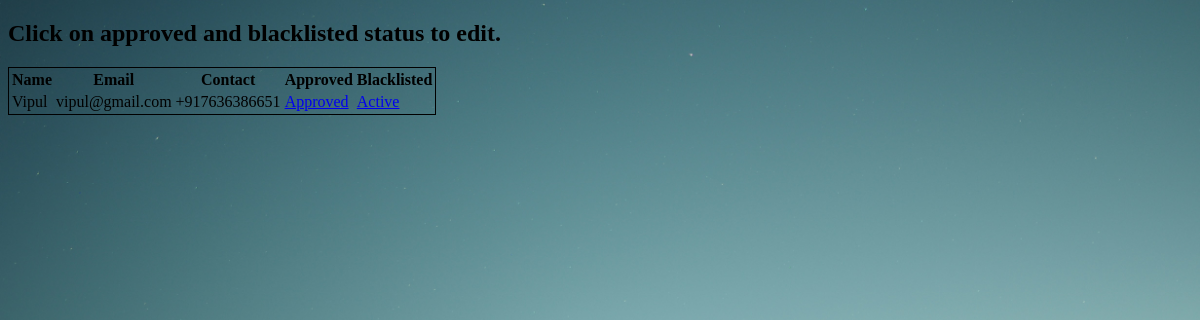
Page /view-staff on the committed database.
### models.py (models this page shows)
class User(db.Model):
    __tablename__="users"
    user_id=db.Column(db.Integer,primary_key=True)
    name=db.Column(db.String(100),nullable=False)
    email=db.Column(db.String(150),unique=True,nullable=False)
    password=db.Column(db.String(255),nullable=False)
    contact=db.Column(db.String(20),nullable=False)
    role=db.Column(db.String(50),nullable=False)
    approved=db.Column(db.Boolean,default=False)
    blacklisted=db.Column(db.Boolean,nullable=False,default=False)
    bookings=db.relationship("Booking",backref="user",lazy=True)
    assigned_treks=db.relationship("Trek",backref="staff",lazy=True,foreign_keys="Trek.assigned_staff_id")

### app.py (the view)
@app.route("/view-staff")
def viewstaff():
    staffs=User.query.filter_by(role="staff").all()
    return render_template("admin/view-users.html",users=staffs)

### templates/admin/view-users.html (shortened to what this page needs)
<!DOCTYPE html>
<html lang="en">
<head>
    <link href="../static/css/style.css" rel="stylesheet">
</head>
<body class="bg-mountains">
    <h2>Click on approved and blacklisted status to edit.</h2>
    <table style="border: 1px solid;">
        <tr>
            <th>Name</th>
            <th>Email</th>
            <th>Contact</th>
            <th>Approved</th>
            <th>Blacklisted</th>
        </tr>
        {% for user in users %}
        <tr>
            <td>{{user.name}}</td>
            <td>{{user.email}}</td>
            <td>{{user.contact}}</td>
            <td>
                <a href="/approvestatus/{{user.user_id}}">
                    {% if user.approved %}
                        Approved
                    {% else %}
                        Pending
                    {% endif %}
                </a>
            </td>
            <td>
                <a href="/blackliststatus/{{user.user_id}}">
                    {% if user.blacklisted %}
                        Blacklisted
                    {% else %}
                        Active
                    {% endif %}
                </a>
            </td>
        </tr>
        {% endfor %}
    </table>
</body>
</html>

### static/css/style.css (style rules this page uses)
.bg-mountains { background-image: url(../images/login-page-mountains.jpg); background-repeat: no-repeat; background-size: cover; background-position: center; min-height: 90vh; }

### rows in the picture
User: name "Vipul", email "vipul@gmail.com", contact "+917636386651", approved "Approved", blacklisted "Active"
